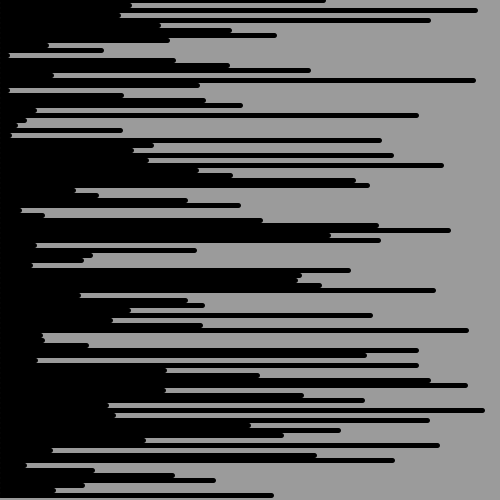
Frame 1 (no input)
Frame 60 (the mouse pressed at the canvas centre just before this capture): identical to frame 1, image omitted
Frame 120 (the mouse held since frame 60 and released just before this capture): identical to frame 1, image omitted

The Processing sketch that drew this single still picture (run headless with seeded random() and noise(); from frame 60 on, the mouse is pressed at the canvas centre):

// Processing sketch: Challenge8Lines
// ── Challenge8Lines.pde
// Name - Daksh Gulati
// Date -
// Purpose - places static lines horizontally at each y coordinate (every 5 y pixels)

void setup () {
  size (500, 500);
  background (155);
}

// sets variables
float x = 0;
float y = 0;

void draw () {
  // changes stroke weight to 5
  strokeWeight (5);

  // loops to print static lines everytime the y goes down by 5 (this is due to the stroke weight being 5)
  while (y < height) {
    line (x, y, random (500), y);
    y += 5;
  }
}
